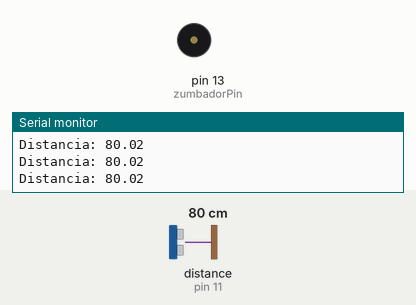
Recording of a sketch running on a simulated Arduino Uno, built with avr-gcc and run on an emulated ATmega328P. Parts: buzzer (waves = sounding, pin HIGH), the last lines printed to the serial monitor. Wiring (inferred from the names in the program): ultrasonic range finder: trigger pin 12; echo pin 11. The inputs (shaded band) are chosen by the test bench; at power-on: distance to the obstacle (sensor on pin 11) 80 cm. The echo pulse lasts 58.3 µs per cm; pins used as bus, display or sensor lines are not drawn.

Above: at 1.2 s.
1.3 s: distance to the obstacle (sensor on pin 11) set to 35 cm
4.3 s: distance to the obstacle (sensor on pin 11) set to 28 cm
At 4.45 s:
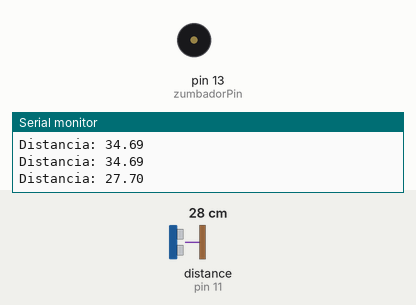
7.3 s: distance to the obstacle (sensor on pin 11) set to 11 cm
10.3 s: distance to the obstacle (sensor on pin 11) set to 8 cm
At 11.0 s:
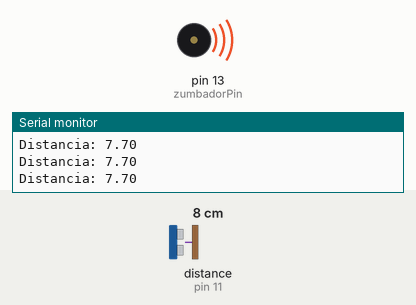
11.8 s: distance to the obstacle (sensor on pin 11) set to 18 cm
At 12.05 s:
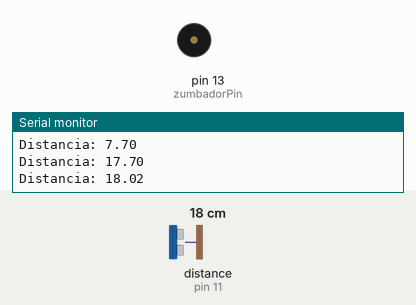
Timing chart, 0 to 15.8 s (numbered marks = the images above; inputs shaded):
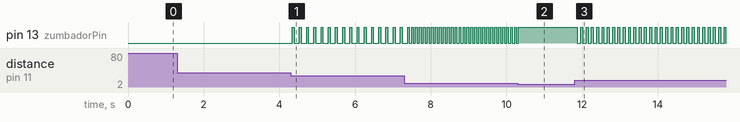

The sketch:

Arduino.ino
```cpp
// (licence header left out)
// Se definen las variables de tipo entero
int zumbadorPin = 13;
int trigPin = 12;
int echoPin = 11;

//Este código se ejecuta la primera vez
void setup() {
  Serial.begin (9600);
  pinMode(zumbadorPin, OUTPUT);
  pinMode(trigPin, OUTPUT);
  pinMode(echoPin, INPUT);

  //Inicialización  de los pines
  digitalWrite(zumbadorPin, LOW);
  digitalWrite(trigPin, LOW);
}

//Este código se ejecuta en bucle repetidamente
void loop() {

  //Enviamos un pulso durante 10µs
  digitalWrite(trigPin, HIGH);
  delayMicroseconds(10);
  digitalWrite(trigPin, LOW);

  //Obtenemos la duración del pulso (ida+vuelta) en µs
  long tiempo;
  tiempo = pulseIn(echoPin, HIGH);

  //Calculamos la distancia. Velocidad Sonido = 343 m/s
  float distancia = 34300*tiempo*0.000001;
  distancia = distancia / 2; //Solo IDA

  Serial.print("Distancia: ");
  Serial.println(distancia);

  //Encendemos el zumbador si estamos a menos de 30 cms
  if(int(distancia)<30){
    //Encendemos el zumbador si estamos a menos de 10 cms
    if(int(distancia)<10){
      digitalWrite(zumbadorPin, HIGH);
    }else{
      digitalWrite(zumbadorPin, HIGH);
      delay(50);
      digitalWrite(zumbadorPin, LOW);
      delay(distancia*5);
    }
  }else{
    digitalWrite(zumbadorPin, LOW);
  }
}
```

Measured:
- the behaviour switches between 31 and 30 cm on distance to the obstacle (sensor on pin 11) (found by bisection; images 0 and 1)
- after the input at 4.3 s, pin 13 (zumbadorPin): alternates HIGH for 0.05 s and LOW for 0.14 s, starting at once
- after the input at 7.3 s, pin 13 (zumbadorPin): alternates HIGH for 0.05 s and LOW for 0.05 s, starting after 0.19 s
- after the input at 10.3 s, pin 13 (zumbadorPin): goes on until 10.3 s, then stays HIGH
- after the input at 11.8 s, pin 13 (zumbadorPin): alternates HIGH for 0.05 s and LOW for 0.09 s, starting after 0.07 s
